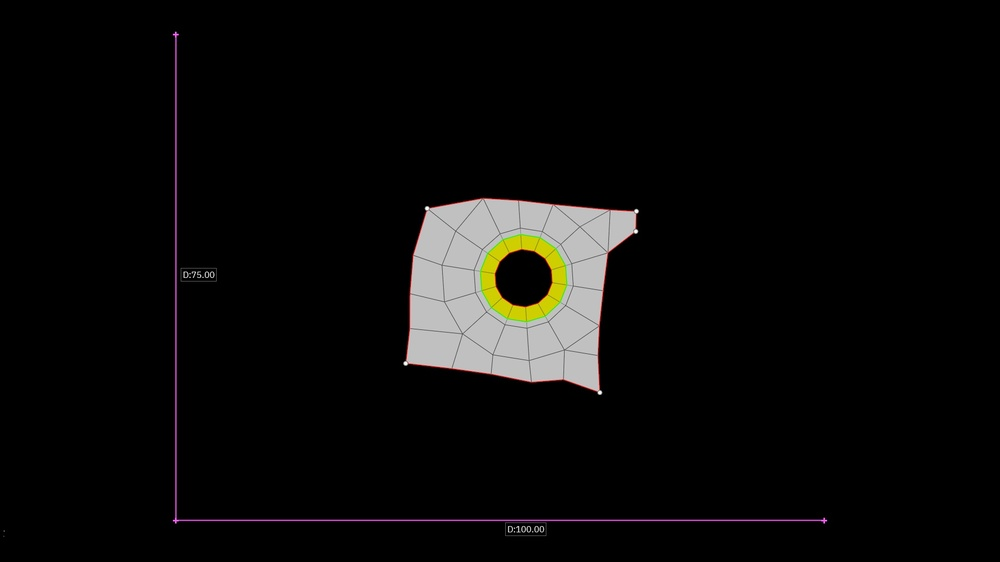
#> input picture hole_096_normalised.jpg, 1000 x 562 px, shrunk from 1920 x 1080 before the run
$ python other.py
#> lines starting #> are read from the running program, lines starting #| are printed output that depends on the picture; after the words box and inside, x2 and y2 are one past the last pixel; in counts of white or black regions, pixels touching at a corner belong together
import cv2
import numpy as np
from scipy import ndimage
from skan import Skeleton, summarize, draw
import matplotlib.pyplot as plt


def clean_junctions(skeleton_bool):
    skel = skeleton_bool.astype(np.uint8)
    kernel = np.ones((3, 3), dtype=np.uint8)
    kernel[1, 1] = 0
    neighbor_count = cv2.filter2D(skel, -1, kernel)
    junction_pixels = (skel > 0) & (neighbor_count >= 3)
    labeled, num = ndimage.label(junction_pixels)
    for i in range(1, num + 1):
        cluster = np.argwhere(labeled == i)
        if len(cluster) <= 1:
            continue
        center = cluster.mean(axis=0).round().astype(int)
        mask = (labeled == i)
        dilated = ndimage.binary_dilation(mask, np.ones((3, 3)))
        border = dilated & ~mask & (skel > 0)
        branch_endpoints = np.argwhere(border)
        skel[mask] = 0
        skel[center[0], center[1]] = 1
        for ep in branch_endpoints:
            draw_line_on_mask(skel, center, ep)
    return skel > 0


def draw_line_on_mask(mask, p1, p2):
    r0, c0 = int(p1[0]), int(p1[1])
    r1, c1 = int(p2[0]), int(p2[1])
    dr = abs(r1 - r0)
    dc = abs(c1 - c0)
    sr = 1 if r0 < r1 else -1
    sc = 1 if c0 < c1 else -1
    err = dr - dc
    while True:
        mask[r0, c0] = 1
        if r0 == r1 and c0 == c1:
            break
        e2 = 2 * err
        if e2 > -dc:
            err -= dc
            r0 += sr
        if e2 < dr:
            err += dr
            c0 += sc


# ── Main pipeline ─────────────────────────────────────────────────────────────
img = cv2.imread("hole_096_normalised.jpg", cv2.IMREAD_GRAYSCALE)
#> img: shape (562, 1000); min 0, max 254, mean 10.9
img_color = cv2.imread("hole_096_normalised.jpg")
#> img_color is the input picture: shape (562, 1000, 3); mean B, G, R 10, 10.9, 11.4
hsv = cv2.cvtColor(img_color, cv2.COLOR_BGR2HSV)
#> hsv: shape (562, 1000, 3); mean H, S, V 5.7, 12.4, 11.6
magenta = cv2.inRange(hsv, (130, 30, 30), (175, 255, 255))
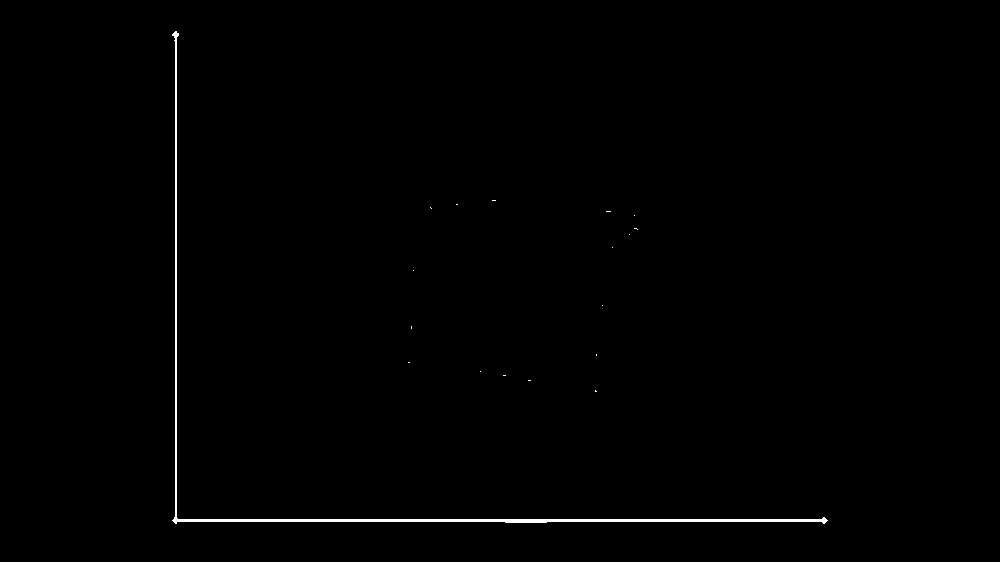
#> magenta: shape (562, 1000); 0.54% white; 18 white regions (17 under 20 px), largest, box (x1, y1, x2, y2) and area: (172, 31, 828, 524) 3021
red_low = cv2.inRange(hsv, (0, 50, 50), (10, 255, 255))
#> red_low: shape (562, 1000); 0.18% white in thin lines or dots, all inside (x1, y1, x2, y2) = (406, 198, 638, 392)
red_high = cv2.inRange(hsv, (170, 50, 50), (180, 255, 255))
annotations = cv2.dilate(magenta | red_low | red_high,
                         cv2.getStructuringElement(cv2.MORPH_ELLIPSE, (7, 7)))
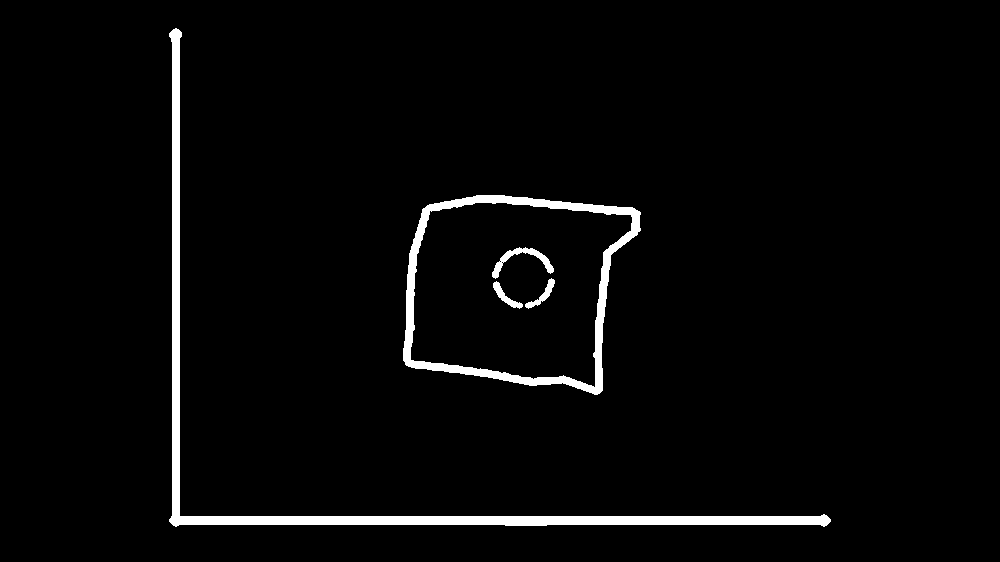
#> annotations: shape (562, 1000); 3% white; 5 white regions, box (x1, y1, x2, y2) and area: (169, 28, 831, 527) 9930, (403, 195, 641, 395) 5936, (492, 247, 554, 279) 496, (525, 278, 555, 309) 244, (493, 281, 523, 309) 243
img[annotations > 0] = 0
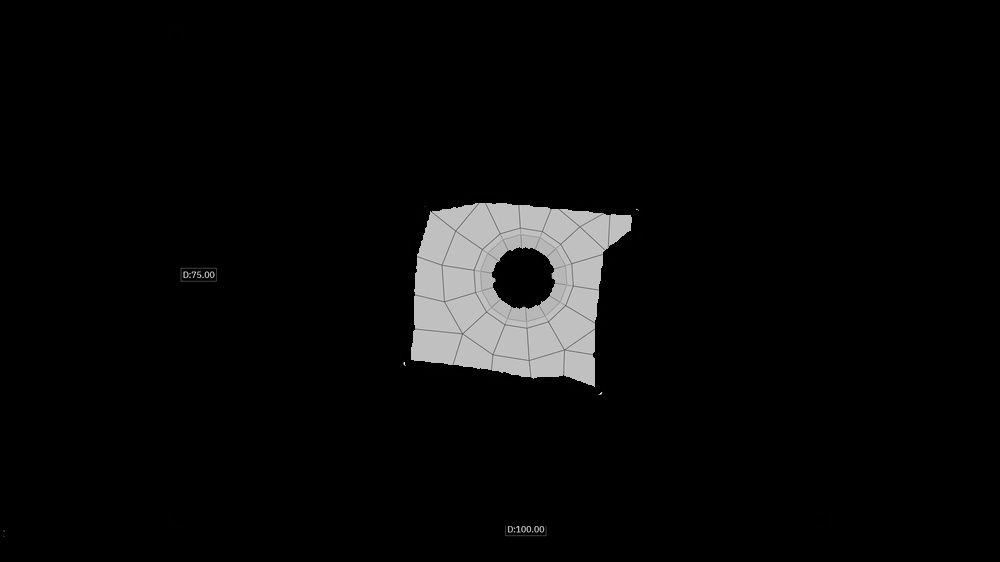
#> img: shape (562, 1000); min 0, max 249, mean 9.3

clahe = cv2.createCLAHE(clipLimit=2.0, tileGridSize=(8, 8))
edges = cv2.Canny(clahe.apply(img), 60, 120)
#> edges: shape (562, 1000); 0.81% white in thin lines or dots, all inside (x1, y1, x2, y2) = (2, 202, 638, 538)

kernel = cv2.getStructuringElement(cv2.MORPH_ELLIPSE, (3, 3))
closed = cv2.morphologyEx(edges, cv2.MORPH_CLOSE, kernel)
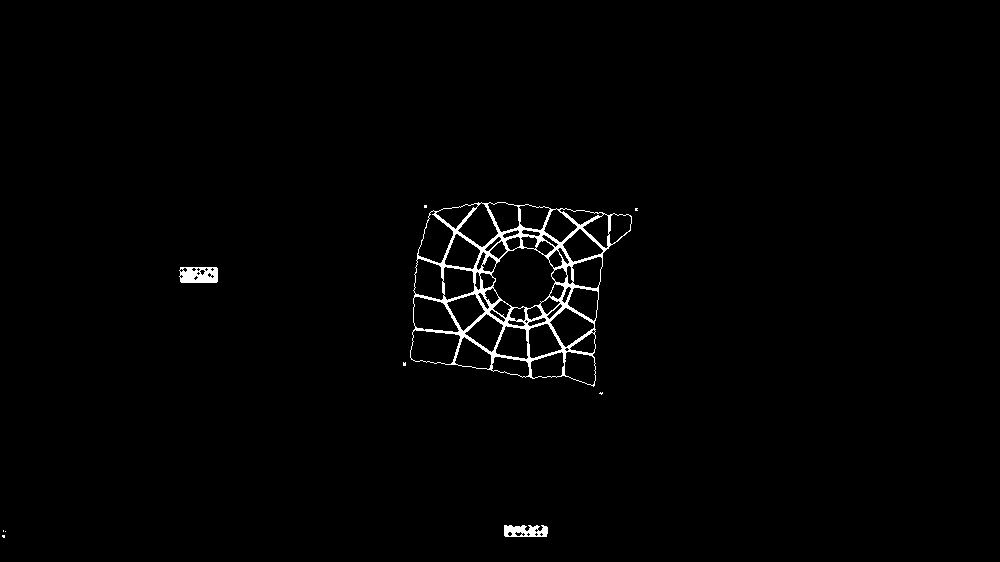
#> closed: shape (562, 1000); 1.3% white; 10 white regions (7 under 20 px), largest, box (x1, y1, x2, y2) and area: (410, 202, 632, 387) 6145, (179, 267, 218, 283) 523, (504, 525, 548, 537) 405
thinned = cv2.ximgproc.thinning(closed)
#> thinned: shape (562, 1000); 0.57% white in thin lines or dots, all inside (x1, y1, x2, y2) = (3, 202, 637, 537)

skeleton = clean_junctions(thinned > 0)
#> in clean_junctions, `junction_pixels = (skel > 0) & (neighbor_count >= 3)`:
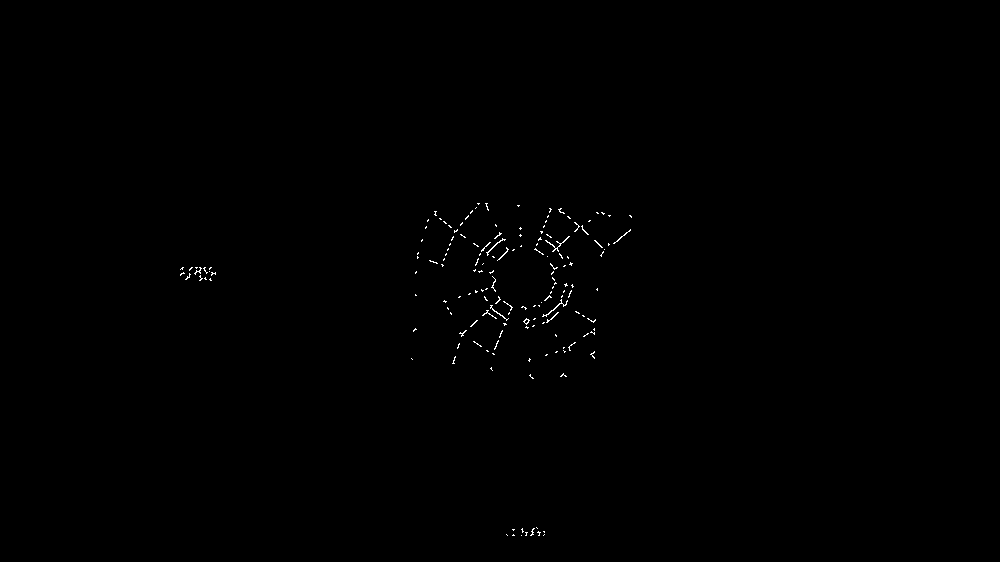
#> junction_pixels: shape (562, 1000) bool; 0.25% white in thin lines or dots, all inside (x1, y1, x2, y2) = (180, 203, 632, 536)
#> in clean_junctions, `labeled, num = ndimage.label(junction_pixels)`: labeled: shape (562, 1000) int32; 220 distinct labels, from 0 to 219
#> in clean_junctions, `labeled, num = ndimage.label(junction_pixels)`: num = 219
#> the loop in clean_junctions, `for i in range(1, num + 1):` made 219 passes
#> branch_endpoints on passes 2, 6, 7: [[203, 484], [203, 488], [211, 489]], [[207, 548], [209, 552], [213, 549]], [[208, 562], [209, 557], [214, 565]]
#> pass 1, in clean_junctions, `mask = (labeled == i)`:
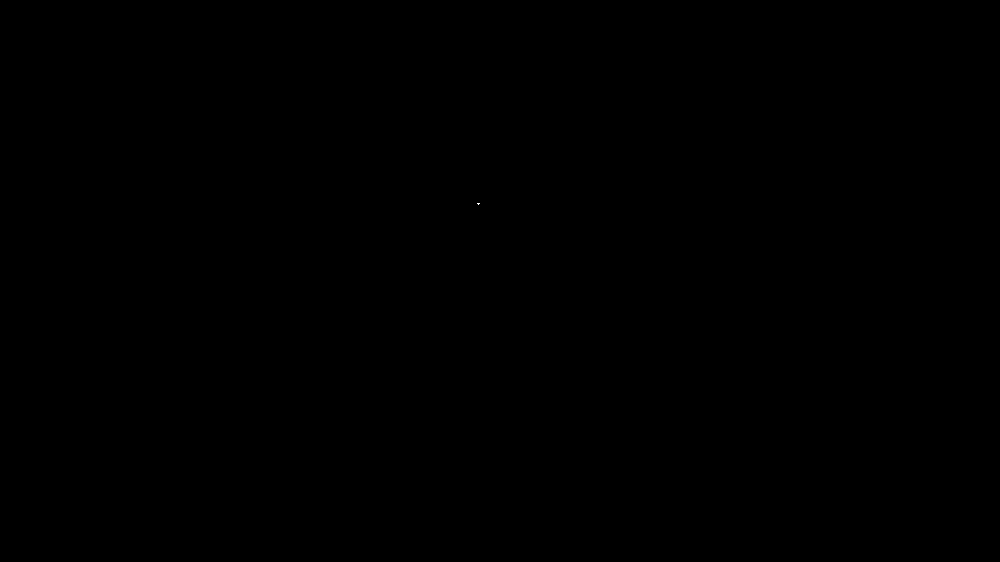
#> mask: shape (562, 1000) bool; 0% white in thin lines or dots, all inside (x1, y1, x2, y2) = (477, 203, 480, 205)
#> after the loop in clean_junctions, `for i in range(1, num + 1):`: border: shape (562, 1000) bool; 0% white in thin lines or dots, all inside (x1, y1, x2, y2) = (511, 533, 516, 537)
#> after the loop in clean_junctions, `for i in range(1, num + 1):`: mask: shape (562, 1000) bool; 0% white in thin lines or dots, all inside (x1, y1, x2, y2) = (512, 534, 515, 536)
#> after the loop in clean_junctions, `for i in range(1, num + 1):`:
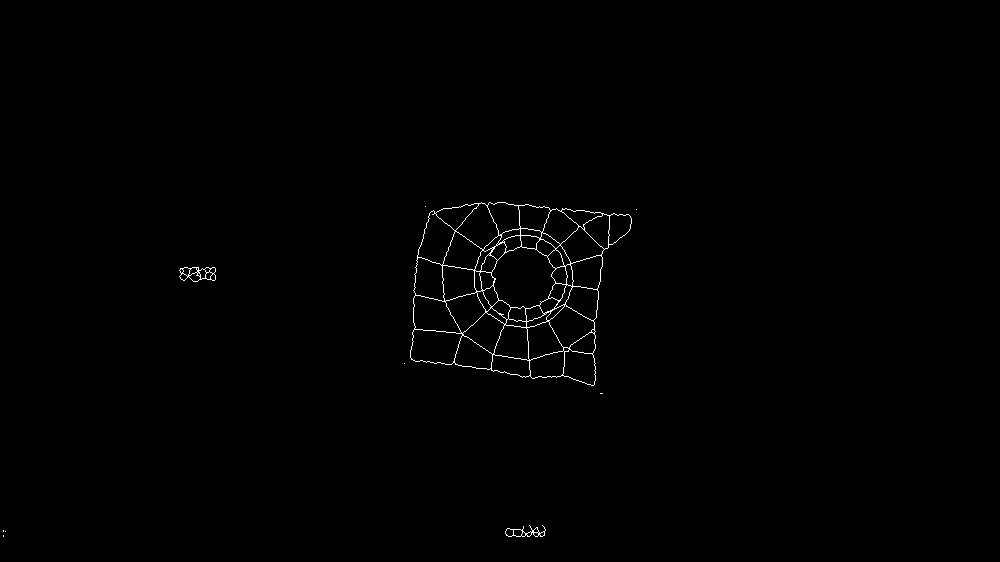
#> skel: shape (562, 1000); values 0 (black) and 1 (white), 0.53% white in thin lines or dots, all inside (x1, y1, x2, y2) = (3, 202, 637, 537)

cv2.imwrite("mask_clean.png", skeleton.astype(np.uint8) * 255)
